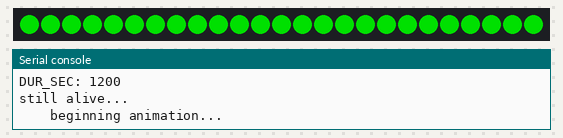
This program was run on a simulated ESP32 board running MicroPython. Parts: 25 RGB LEDs in strip order, left to right, the last lines printed to the serial console. Dim RGB values are drawn brighter than linear; the clock reads 2024-03-15 10:24:30 at power-on unless the program sets it; web requests get an empty 200 reply after 0.4 s.

Above: at 0.45 s.
At 2.15 s:
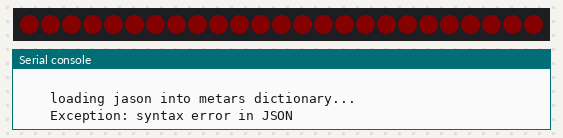
At 3.08 s:
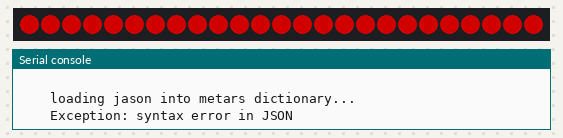

The program:

map.py
```python
# displays current flight conditions info on a map

import time
import pixutils
import machine
import neopixel
import ntptime
import esp32
import socket
import json

URL = 'http://lrtenigma.z21.web.core.windows.net/AviationWeather/metars.json'
PIN = 23
STATIONS = ['KCPT', 'KGDJ', 'KFWS', 'KGKY', 'KGPM', 'KRBD', 'KLNC', 'KHQZ', 'KF46', 'KADS', 'KDAL',
            'KDFW', 'KAFW', 'KFTW', 'KNFW', 'KMWL', 'KXBP', 'KLUD', 'KDTO', 'KTKI', 'KGVT', 'KF00',
            'KGYI', 'KGLE', 'K0F2']
SLEEP_MIN = 20
SLEEP_SEC = 20 * 60.0
ON = 50 # set to color intensity 1-255
SENSOR_PIN = 15

last_called = 0
count = 0

def callback(p):
    global last_called
    global count
    count += 1
    if count > 3:
        count = 0
        last_called = time.time()
        print('detected motion, resetting time to %i' % int(last_called))


def getColor(flightCategory):
    colors = {
        'LIFR': (ON,0,ON),
        'IFR': (ON,0,0),
        'MVFR': (0,0,ON),
        'VFR': (0,ON,0)
    }

    color = ""
    try:
        color = colors[flightCategory]
    except KeyError:
        color = (ON,ON,ON)

    return color

def http_get(url):
    ret = ""
    _, _, host, path = url.split('/', 3)
    addr = socket.getaddrinfo(host, 80)[0][-1]
    s = socket.socket()
    s.connect(addr)
    s.send(bytes('GET /%s HTTP/1.1\r\nHost: %s\r\nConnection: close\r\n\r\n' % (path, host), 'utf8'))
    while True:
        data = s.recv(4096)
        if data:
            ret += str(data, 'utf8')
        else:
            break
    s.close()
    response = ret.split('\r\n\r\n')
    return response[1]

def main():
    global last_called
    # initalize the neopixel strand
    print('initializaing NeoPixel Strand...')
    np = neopixel.NeoPixel(machine.Pin(PIN), len(STATIONS))
    print('complete')

    # initalize motion sensor
    p = machine.Pin(SENSOR_PIN, machine.Pin.IN)
    p.irq(trigger=machine.Pin.IRQ_RISING, handler=callback)

    esp32.wake_on_ext0(p, esp32.WAKEUP_ANY_HIGH)

    # every SLEEP_MIN minutes
    while True:
        print('beginning map refresh...')

        try:
            # sync the time with a netowrk timeserver
            ntptime.settime()
            if last_called == 0:
                last_called = time.time()
            hour = time.localtime()[3]
        except Exception as ex:
            print('    Exception: ' + str(ex))
            hour = 3
            pixutils.fade(np, red=True)

        if hour >= 3 and hour < 10:
            print('outside working hours (10:00 - 03:00 UTC)')
            pixutils.clear(np)
            print('sleeping until next refresh')
            # deep sleep SLEEP_MIN
            machine.deepsleep(SLEEP_MIN * 1000 * 60) # SLEEP_MIN * 1000 ms per second * 60 sec per min
        else:
            try:
                now = time.time()
                diff = now - last_called
                print('now: %i' % int(now))
                print('last_called: %i' % int(last_called))
                print('now - last_called %i' % int(diff))
                print('DUR_SEC: %i' % int(SLEEP_SEC))
                if diff >= SLEEP_SEC:
                    print('no motion since last call, going to deep sleep for %i minutes.' % SLEEP_MIN)
                    pixutils.clear(np)
                    machine.deepsleep() # * 1000 ms per second
                else:
                    print('still alive...')

                    # Do an animation
                    print('    beginning animation...')
                    # pixutils.cycle(np, rep_count=1)
                    pixutils.fade(np)
                    pixutils.clear(np)
                    print('    animation complete')

                    # Retrieve the current metars object
                    print('    retrieving current metars.json file...')
                    # res = requests.get(URL)
                    res = http_get(URL)
                    print('    file retrieved')
                    print(res)

                    print('    loading jason into metars dictionary...')
                    metars = json.loads(res)
                    print('    dictionary parsed')
                    print(metars)

                    # repaint the map
                    print('    repainting the map...')
                    i = 0
                    for itm in STATIONS:
                        try:
                            np[i] = getColor(metars[itm])
                        except KeyError:
                            np[i] = (ON, ON, ON)
                        i += 1
                    np.write()
                    print('    map repainted')
            except Exception as ex:
                print('    Exception: ' + str(ex))
                pixutils.fade(np, red=True)

            print('sleeping until next refresh')
            time.sleep(int(SLEEP_SEC)) # 60 sec per min * SLEEP_MIN

if __name__ == "__main__":

    # calling main function
    main()
```

pixutils.py
```python
import time

def cycle(np, rep_count = 4, cycle_time = 60):
    n = np.n


    # cycle
    for i in range(rep_count * n):
        for j in range(n):
            np[j] = (0, 0, 0)
        np[i % n] = (0, 255, 0)
        np.write()
        time.sleep_ms(cycle_time)
    clear(np)

def bounce(np, rep_count = 4, cycle_time = 60):
    n = np.n

    # bounce
    for i in range(rep_count * n):
        for j in range(n):
            np[j] = (0, 0, 128)
        if (i // n) % 2 == 0:
            np[i % n] = (0, 0, 0)
        else:
            np[n - 1 - (i % n)] = (0, 0, 0)
        np.write()
        time.sleep_ms(cycle_time)
    clear(np)

def fade(np, cycle_time=10, red=False):
    n = np.n
    # fade in/out
    for i in range(0, 4 * 256, 8):
        for j in range(n):
            if (i // 256) % 2 == 0:
                val = i & 0xff
            else:
                val = 255 - (i & 0xff)
            if red:
                np[j] = (val, 0, 0)
            else:
                np[j] = (0, val, 0)
        np.write()
        time.sleep_ms(cycle_time)
    clear(np)

def all_on(np, color=(255, 255, 255)):
    n = np.n
    for i in range(n):
        np[i] = color
    np.write()

def clear(np):
    n = np.n

    # clear
    for i in range(n):
        np[i] = (0, 0, 0)
    np.write()


def demo(np):

    cycle(np)
    bounce(np)
    fade(np)
    clear(np)
```
